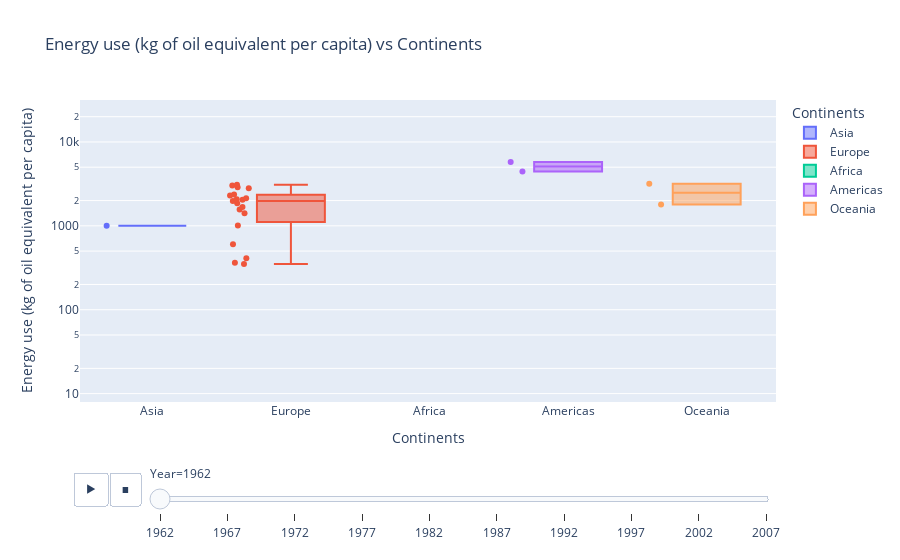

This figure's notebook cell:
### Markdown cell above
**Q6: What is the relationship between `continent` and `'Energy use (kg of oil equivalent per capita)'`? (Stats test needed)**    
Let us first see graphically what is the relationship between continents and energy use. Then we will conduct the stat test.

### Code cell
clean_continent_energy = gapminder_df.loc[:,['Energy use (kg of oil equivalent per capita)',
                                       'continent','Year','Country Name']]
clean_continent_energy = clean_continent_energy.dropna(how='all', 
                                 subset=(['Energy use (kg of oil equivalent per capita)',
                                        'continent', 'Year', 'Country Name']))
clean_continent_energy.dropna(subset=(['continent']), inplace=True)

fig = px.box(data_frame=clean_continent_energy, 
           x='continent',
           y='Energy use (kg of oil equivalent per capita)',
           color='continent',
           title="Energy use (kg of oil equivalent per capita) vs Continents",
           labels={'continent':'Continents'},
           animation_frame='Year', hover_name='Country Name', 
           points="all", log_y=True)
fig.update_yaxes(range=[0.9,4.5])
fig.show()

### Figure 1 — Plotly figure (JSON) as saved in the notebook; plotly's stock layout.template omitted (floating-point values rounded to 4 significant figures)
{"data": [{"alignmentgroup": "True", "boxpoints": "all", "hovertemplate": "<b>%{hovertext}</b><br><br>Continents=%{x}<br>Year=1962<br>Energy use (kg of oil equivalent per capita)=%{y}<extra></extra>", "hovertext": ["Afghanistan", "Bahrain", "Bangladesh", "Cambodia", "China", "India", "Indonesia", "Iraq", "Israel", "Japan", "Jordan", "Kuwait", "Lebanon", "Malaysia", "Mongolia", "Myanmar", "Nepal", "Oman", "Pakistan", "Philippines", "Saudi Arabia", "Singapore", "Sri Lanka", "Thailand", "Vietnam"], "legendgroup": "Asia", "marker": {"color": "#636efa"}, "name": "Asia", "notched": false, "offsetgroup": "Asia", "orientation": "v", "showlegend": true, "type": "box", "x": ["Asia", "Asia", "Asia", "Asia", "Asia", "Asia", "Asia", "Asia", "Asia", "Asia", "Asia", "Asia", "Asia", "Asia", "Asia", "Asia", "Asia", "Asia", "Asia", "Asia", "Asia", "Asia", "Asia", "Asia", "Asia"], "x0": " ", "xaxis": "x", "y": [null, null, null, null, null, null, null, null, null, 1004.0, null, null, null, null, null, null, null, null, null, null, null, null, null, null, null], "y0": " ", "yaxis": "y"}, {"alignmentgroup": "True", "boxpoints": "all", "hovertemplate": "<b>%{hovertext}</b><br><br>Continents=%{x}<br>Year=1962<br>Energy use (kg of oil equivalent per capita)=%{y}<extra></extra>", "hovertext": ["Albania", "Austria", "Belgium", "Bosnia and Herzegovina", "Bulgaria", "Croatia", "Czech Republic", "Denmark", "Finland", "France", "Germany", "Greece", "Hungary", "Iceland", "Ireland", "Italy", "Montenegro", "Netherlands", "Norway", "Poland", "Portugal", "Romania", "Serbia", "Slovak Republic", "Slovenia", "Spain", "Sweden", "Switzerland", "Turkey", "United Kingdom"], "legendgroup": "Europe", "marker": {"color": "#EF553B"}, "name": "Europe", "notched": false, "offsetgroup": "Europe", "orientation": "v", "showlegend": true, "type": "box", "x": ["Europe", "Europe", "Europe", "Europe", "Europe", "Europe", "Europe", "Europe", "Europe", "Europe", "Europe", "Europe", "Europe", "Europe", "Europe", "Europe", "Europe", "Europe", "Europe", "Europe", "Europe", "Europe", "Europe", "Europe", "Europe", "Europe", "Europe", "Europe", "Europe", "Europe"], "x0": " ", "xaxis": "x", "y": [null, 1676.0, 2810.0, null, null, null, null, 2296.0, 2362.0, 1853.0, 2125.0, 350.1, null, 3028.0, 1413.0, 1007.0, null, 2081.0, 2052.0, 1977.0, 363.2, null, null, null, null, 605.2, 2887.0, 1569.0, 410.0, 3087.0], "y0": " ", "yaxis": "y"}, {"alignmentgroup": "True", "boxpoints": "all", "hovertemplate": "<b>%{hovertext}</b><br><br>Continents=%{x}<br>Year=1962<br>Energy use (kg of oil equivalent per capita)=%{y}<extra></extra>", "hovertext": ["Algeria", "Angola", "Benin", "Botswana", "Burkina Faso", "Burundi", "Cameroon", "Central African Republic", "Chad", "Comoros", "Cote d'Ivoire", "Djibouti", "Equatorial Guinea", "Eritrea", "Ethiopia", "Gabon", "Ghana", "Guinea", "Guinea-Bissau", "Kenya", "Lesotho", "Liberia", "Libya", "Madagascar", "Malawi", "Mali", "Mauritania", "Mauritius", "Morocco", "Mozambique", "Namibia", "Niger", "Nigeria", "Rwanda", "Sao Tome and Principe", "Senegal", "Sierra Leone", "Somalia", "South Africa", "Sudan", "Swaziland", "Tanzania", "Togo", "Tunisia", "Uganda", "Zambia", "Zimbabwe"], "legendgroup": "Africa", "marker": {"color": "#00cc96"}, "name": "Africa", "notched": false, "offsetgroup": "Africa", "orientation": "v", "showlegend": true, "type": "box", "x": ["Africa", "Africa", "Africa", "Africa", "Africa", "Africa", "Africa", "Africa", "Africa", "Africa", "Africa", "Africa", "Africa", "Africa", "Africa", "Africa", "Africa", "Africa", "Africa", "Africa", "Africa", "Africa", "Africa", "Africa", "Africa", "Africa", "Africa", "Africa", "Africa", "Africa", "Africa", "Africa", "Africa", "Africa", "Africa", "Africa", "Africa", "Africa", "Africa", "Africa", "Africa", "Africa", "Africa", "Africa", "Africa", "Africa", "Africa"], "x0": " ", "xaxis": "x", "y": [null, null, null, null, null, null, null, null, null, null, null, null, null, null, null, null, null, null, null, null, null, null, null, null, null, null, null, null, null, null, null, null, null, null, null, null, null, null, null, null, null, null, null, null, null, null, null], "y0": " ", "yaxis": "y"}, {"alignmentgroup": "True", "boxpoints": "all", "hovertemplate": "<b>%{hovertext}</b><br><br>Continents=%{x}<br>Year=1962<br>Energy use (kg of oil equivalent per capita)=%{y}<extra></extra>", "hovertext": ["Argentina", "Bolivia", "Brazil", "Canada", "Chile", "Colombia", "Costa Rica", "Cuba", "Dominican Republic", "Ecuador", "El Salvador", "Guatemala", "Haiti", "Honduras", "Jamaica", "Mexico", "Nicaragua", "Panama", "Paraguay", "Peru", "Puerto Rico", "Trinidad and Tobago", "United States", "Uruguay"], "legendgroup": "Americas", "marker": {"color": "#ab63fa"}, "name": "Americas", "notched": false, "offsetgroup": "Americas", "orientation": "v", "showlegend": true, "type": "box", "x": ["Americas", "Americas", "Americas", "Americas", "Americas", "Americas", "Americas", "Americas", "Americas", "Americas", "Americas", "Americas", "Americas", "Americas", "Americas", "Americas", "Americas", "Americas", "Americas", "Americas", "Americas", "Americas", "Americas", "Americas"], "x0": " ", "xaxis": "x", "y": [null, null, null, 4452.0, null, null, null, null, null, null, null, null, null, null, null, null, null, null, null, null, null, null, 5775.0, null], "y0": " ", "yaxis": "y"}, {"alignmentgroup": "True", "boxpoints": "all", "hovertemplate": "<b>%{hovertext}</b><br><br>Continents=%{x}<br>Year=1962<br>Energy use (kg of oil equivalent per capita)=%{y}<extra></extra>", "hovertext": ["Australia", "New Zealand"], "legendgroup": "Oceania", "marker": {"color": "#FFA15A"}, "name": "Oceania", "notched": false, "offsetgroup": "Oceania", "orientation": "v", "showlegend": true, "type": "box", "x": ["Oceania", "Oceania"], "x0": " ", "xaxis": "x", "y": [3173.0, 1791.0], "y0": " ", "yaxis": "y"}], "layout": {"boxmode": "overlay", "legend": {"title": {"text": "Continents"}, "tracegroupgap": 0}, "sliders": [{"active": 0, "currentvalue": {"prefix": "Year="}, "len": 0.9, "pad": {"b": 10, "t": 60}, "steps": [{"args": [["1962"], {"frame": {"duration": 0, "redraw": true}, "fromcurrent": true, "mode": "immediate", "transition": {"duration": 0, "easing": "linear"}}], "label": "1962", "method": "animate"}, {"args": [["1967"], {"frame": {"duration": 0, "redraw": true}, "fromcurrent": true, "mode": "immediate", "transition": {"duration": 0, "easing": "linear"}}], "label": "1967", "method": "animate"}, {"args": [["1972"], {"frame": {"duration": 0, "redraw": true}, "fromcurrent": true, "mode": "immediate", "transition": {"duration": 0, "easing": "linear"}}], "label": "1972", "method": "animate"}, {"args": [["1977"], {"frame": {"duration": 0, "redraw": true}, "fromcurrent": true, "mode": "immediate", "transition": {"duration": 0, "easing": "linear"}}], "label": "1977", "method": "animate"}, {"args": [["1982"], {"frame": {"duration": 0, "redraw": true}, "fromcurrent": true, "mode": "immediate", "transition": {"duration": 0, "easing": "linear"}}], "label": "1982", "method": "animate"}, {"args": [["1987"], {"frame": {"duration": 0, "redraw": true}, "fromcurrent": true, "mode": "immediate", "transition": {"duration": 0, "easing": "linear"}}], "label": "1987", "method": "animate"}, {"args": [["1992"], {"frame": {"duration": 0, "redraw": true}, "fromcurrent": true, "mode": "immediate", "transition": {"duration": 0, "easing": "linear"}}], "label": "1992", "method": "animate"}, {"args": [["1997"], {"frame": {"duration": 0, "redraw": true}, "fromcurrent": true, "mode": "immediate", "transition": {"duration": 0, "easing": "linear"}}], "label": "1997", "method": "animate"}, {"args": [["2002"], {"frame": {"duration": 0, "redraw": true}, "fromcurrent": true, "mode": "immediate", "transition": {"duration": 0, "easing": "linear"}}], "label": "2002", "method": "animate"}, {"args": [["2007"], {"frame": {"duration": 0, "redraw": true}, "fromcurrent": true, "mode": "immediate", "transition": {"duration": 0, "easing": "linear"}}], "label": "2007", "method": "animate"}], "x": 0.1, "xanchor": "left", "y": 0, "yanchor": "top"}], "title": {"text": "Energy use (kg of oil equivalent per capita) vs Continents"}, "updatemenus": [{"buttons": [{"args": [null, {"frame": {"duration": 500, "redraw": true}, "fromcurrent": true, "mode": "immediate", "transition": {"duration": 500, "easing": "linear"}}], "label": "&#9654;", "method": "animate"}, {"args": [[null], {"frame": {"duration": 0, "redraw": true}, "fromcurrent": true, "mode": "immediate", "transition": {"duration": 0, "easing": "linear"}}], "label": "&#9724;", "method": "animate"}], "direction": "left", "pad": {"r": 10, "t": 70}, "showactive": false, "type": "buttons", "x": 0.1, "xanchor": "right", "y": 0, "yanchor": "top"}], "xaxis": {"anchor": "y", "categoryarray": ["Asia", "Europe", "Africa", "Americas", "Oceania"], "categoryorder": "array", "domain": [0, 1], "title": {"text": "Continents"}}, "yaxis": {"anchor": "x", "domain": [0, 1], "range": [0.9, 4.5], "title": {"text": "Energy use (kg of oil equivalent per capita)"}, "type": "log"}}}
